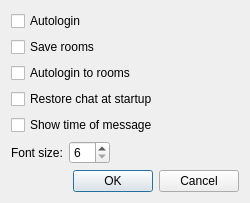
<?xml version="1.0" encoding="UTF-8"?>
<ui version="4.0">
 <class>ChatOptions</class>
 <widget class="QDialog" name="ChatOptions">
  <property name="geometry">
   <rect>
    <x>0</x>
    <y>0</y>
    <width>250</width>
    <height>192</height>
   </rect>
  </property>
  <property name="windowTitle">
   <string extracomment="Window title">Options</string>
  </property>
  <layout class="QGridLayout" name="gridLayout_2">
   <item row="0" column="0" rowspan="2">
    <layout class="QGridLayout" name="gridLayout">
     <item row="0" column="0">
      <widget class="QCheckBox" name="checkAutoLogin">
       <property name="text">
        <string>Autologin</string>
       </property>
      </widget>
     </item>
     <item row="1" column="0">
      <widget class="QCheckBox" name="checkSaveRooms">
       <property name="text">
        <string extracomment="Infinitive">Save rooms</string>
       </property>
      </widget>
     </item>
     <item row="1" column="1" rowspan="2">
      <spacer name="horizontalSpacer">
       <property name="orientation">
        <enum>Qt::Horizontal</enum>
       </property>
       <property name="sizeHint" stdset="0">
        <size>
         <width>0</width>
         <height>20</height>
        </size>
       </property>
      </spacer>
     </item>
     <item row="2" column="0">
      <widget class="QCheckBox" name="checkAutoLoginToRooms">
       <property name="text">
        <string>Autologin to rooms</string>
       </property>
      </widget>
     </item>
     <item row="3" column="0">
      <widget class="QCheckBox" name="checkRestoreChat">
       <property name="text">
        <string extracomment="Infinitive">Restore chat at startup</string>
       </property>
      </widget>
     </item>
     <item row="4" column="0">
      <widget class="QCheckBox" name="checkTime">
       <property name="text">
        <string extracomment="Infinitive">Show time of message</string>
       </property>
      </widget>
     </item>
     <item row="5" column="0">
      <layout class="QHBoxLayout" name="horizontalLayout">
       <item>
        <widget class="QLabel" name="label">
         <property name="text">
          <string>Font size:</string>
         </property>
        </widget>
       </item>
       <item>
        <widget class="QSpinBox" name="spinFontSize">
         <property name="minimum">
          <number>6</number>
         </property>
         <property name="maximum">
          <number>48</number>
         </property>
        </widget>
       </item>
       <item>
        <spacer name="horizontalSpacer_2">
         <property name="orientation">
          <enum>Qt::Horizontal</enum>
         </property>
         <property name="sizeHint" stdset="0">
          <size>
           <width>0</width>
           <height>20</height>
          </size>
         </property>
        </spacer>
       </item>
      </layout>
     </item>
    </layout>
   </item>
   <item row="0" column="1">
    <widget class="QLabel" name="labelIcon">
     <property name="minimumSize">
      <size>
       <width>48</width>
       <height>48</height>
      </size>
     </property>
     <property name="maximumSize">
      <size>
       <width>48</width>
       <height>48</height>
      </size>
     </property>
    </widget>
   </item>
   <item row="1" column="1" rowspan="2">
    <spacer name="verticalSpacer_2">
     <property name="orientation">
      <enum>Qt::Vertical</enum>
     </property>
     <property name="sizeHint" stdset="0">
      <size>
       <width>20</width>
       <height>88</height>
      </size>
     </property>
    </spacer>
   </item>
   <item row="2" column="0">
    <spacer name="verticalSpacer">
     <property name="orientation">
      <enum>Qt::Vertical</enum>
     </property>
     <property name="sizeHint" stdset="0">
      <size>
       <width>20</width>
       <height>0</height>
      </size>
     </property>
    </spacer>
   </item>
   <item row="3" column="0" colspan="2">
    <widget class="QDialogButtonBox" name="buttonBox">
     <property name="orientation">
      <enum>Qt::Horizontal</enum>
     </property>
     <property name="standardButtons">
      <set>QDialogButtonBox::Cancel|QDialogButtonBox::Ok</set>
     </property>
    </widget>
   </item>
  </layout>
 </widget>
 <tabstops>
  <tabstop>checkAutoLogin</tabstop>
  <tabstop>checkSaveRooms</tabstop>
  <tabstop>checkAutoLoginToRooms</tabstop>
  <tabstop>checkRestoreChat</tabstop>
  <tabstop>checkTime</tabstop>
  <tabstop>spinFontSize</tabstop>
  <tabstop>buttonBox</tabstop>
 </tabstops>
 <resources/>
 <connections>
  <connection>
   <sender>buttonBox</sender>
   <signal>accepted()</signal>
   <receiver>ChatOptions</receiver>
   <slot>accept()</slot>
   <hints>
    <hint type="sourcelabel">
     <x>248</x>
     <y>254</y>
    </hint>
    <hint type="destinationlabel">
     <x>157</x>
     <y>274</y>
    </hint>
   </hints>
  </connection>
  <connection>
   <sender>buttonBox</sender>
   <signal>rejected()</signal>
   <receiver>ChatOptions</receiver>
   <slot>reject()</slot>
   <hints>
    <hint type="sourcelabel">
     <x>316</x>
     <y>260</y>
    </hint>
    <hint type="destinationlabel">
     <x>286</x>
     <y>274</y>
    </hint>
   </hints>
  </connection>
 </connections>
</ui>
